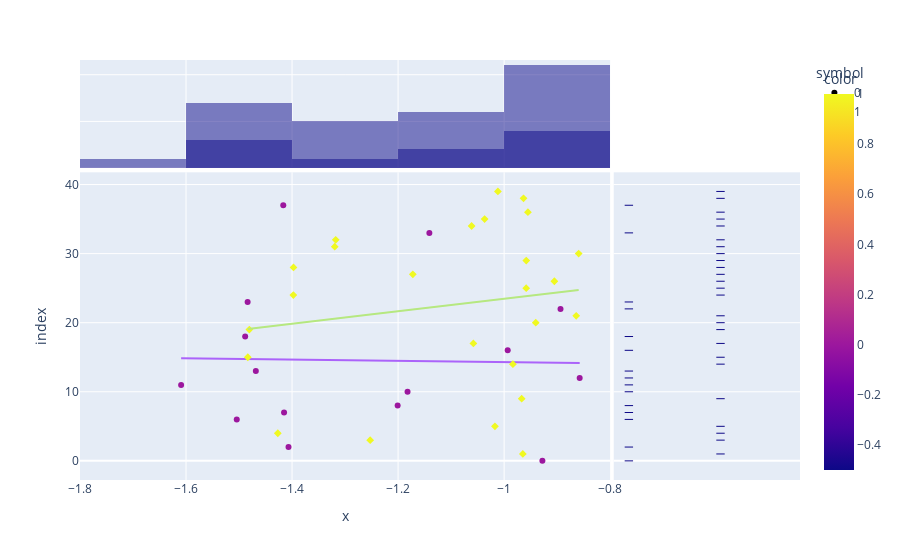

Write notebook code for a chart like this one.
### Markdown cell above
## xgboost

### Code cell
print(classification_report(y_test, y_pred_xg))
fig = px.scatter(x_embed[:,0],x_embed[:,1],color=y_test, symbol=y_test, marginal_x = 'histogram', marginal_y = 'rug', trendline = 'ols')
fig.show()

px.scatter(x_embed[:,0],x_embed[:,1],color=y_pred_xg, symbol=y_pred_xg, marginal_x = 'histogram', marginal_y = 'rug', trendline = 'ols')

### Figure 1 — Plotly figure (JSON) as saved in the notebook; plotly's stock layout.template omitted (floating-point values rounded to 4 significant figures)
{"data": [{"hovertemplate": "symbol=0<br>x=%{x}<br>index=%{y}<br>color=%{marker.color}<extra></extra>", "legendgroup": "0", "marker": {"color": [0, 0, 0, 0, 0, 0, 0, 0, 0, 0, 0, 0, 0, 0, 0], "coloraxis": "coloraxis", "symbol": "circle"}, "mode": "markers", "name": "0", "orientation": "h", "showlegend": true, "type": "scatter", "x": [-0.9278, -1.407, -1.504, -1.415, -1.201, -1.182, -1.609, -0.8575, -1.468, -0.9932, -1.488, -0.8936, -1.484, -1.141, -1.417], "xaxis": "x", "y": [0, 2, 6, 7, 8, 10, 11, 12, 13, 16, 18, 22, 23, 33, 37], "yaxis": "y"}, {"alignmentgroup": "True", "bingroup": "x", "hovertemplate": "symbol=0<br>x=%{x}<br>count=%{y}<extra></extra>", "legendgroup": "0", "marker": {"color": "#0d0887"}, "name": "0", "offsetgroup": "0", "opacity": 0.5, "showlegend": false, "type": "histogram", "x": [-0.9278, -1.407, -1.504, -1.415, -1.201, -1.182, -1.609, -0.8575, -1.468, -0.9932, -1.488, -0.8936, -1.484, -1.141, -1.417], "xaxis": "x3", "yaxis": "y3"}, {"alignmentgroup": "True", "boxpoints": "all", "fillcolor": "rgba(255,255,255,0)", "hoveron": "points", "hovertemplate": "symbol=0<br>index=%{y}<extra></extra>", "jitter": 0, "legendgroup": "0", "line": {"color": "rgba(255,255,255,0)"}, "marker": {"color": "#0d0887", "symbol": "line-ew-open"}, "name": "0", "offsetgroup": "0", "showlegend": false, "type": "box", "xaxis": "x2", "y": [0, 2, 6, 7, 8, 10, 11, 12, 13, 16, 18, 22, 23, 33, 37], "yaxis": "y2"}, {"hovertemplate": "<b>OLS trendline</b><br>index = -0.91558 * x + 13.3743<br>R<sup>2</sup>=0.000480<br><br>symbol=0<br>x=%{x}<br>index=%{y} <b>(trend)</b><extra></extra>", "legendgroup": "0", "marker": {"symbol": "circle"}, "mode": "lines", "name": "0", "showlegend": false, "type": "scatter", "x": [-1.609, -1.504, -1.488, -1.484, -1.468, -1.417, -1.415, -1.407, -1.201, -1.182, -1.141, -0.9932, -0.9278, -0.8936, -0.8575], "xaxis": "x", "y": [14.85, 14.75, 14.74, 14.73, 14.72, 14.67, 14.67, 14.66, 14.47, 14.46, 14.42, 14.28, 14.22, 14.19, 14.16], "yaxis": "y"}, {"hovertemplate": "symbol=1<br>x=%{x}<br>index=%{y}<br>color=%{marker.color}<extra></extra>", "legendgroup": "1", "marker": {"color": [1, 1, 1, 1, 1, 1, 1, 1, 1, 1, 1, 1, 1, 1, 1, 1, 1, 1, 1, 1, 1, 1, 1, 1, 1], "coloraxis": "coloraxis", "symbol": "diamond"}, "mode": "markers", "name": "1", "orientation": "h", "showlegend": true, "type": "scatter", "x": [-0.9647, -1.253, -1.427, -1.017, -0.9668, -0.9834, -1.483, -1.058, -1.481, -0.9403, -0.864, -1.398, -0.9583, -0.9052, -1.172, -1.397, -0.9582, -0.8594, -1.319, -1.318, -1.061, -1.037, -0.9551, -0.9634, -1.012], "xaxis": "x", "y": [1, 3, 4, 5, 9, 14, 15, 17, 19, 20, 21, 24, 25, 26, 27, 28, 29, 30, 31, 32, 34, 35, 36, 38, 39], "yaxis": "y"}, {"alignmentgroup": "True", "bingroup": "x", "hovertemplate": "symbol=1<br>x=%{x}<br>count=%{y}<extra></extra>", "legendgroup": "1", "marker": {"color": "#0d0887"}, "name": "1", "offsetgroup": "1", "opacity": 0.5, "showlegend": false, "type": "histogram", "x": [-0.9647, -1.253, -1.427, -1.017, -0.9668, -0.9834, -1.483, -1.058, -1.481, -0.9403, -0.864, -1.398, -0.9583, -0.9052, -1.172, -1.397, -0.9582, -0.8594, -1.319, -1.318, -1.061, -1.037, -0.9551, -0.9634, -1.012], "xaxis": "x3", "yaxis": "y3"}, {"alignmentgroup": "True", "boxpoints": "all", "fillcolor": "rgba(255,255,255,0)", "hoveron": "points", "hovertemplate": "symbol=1<br>index=%{y}<extra></extra>", "jitter": 0, "legendgroup": "1", "line": {"color": "rgba(255,255,255,0)"}, "marker": {"color": "#0d0887", "symbol": "line-ew-open"}, "name": "1", "offsetgroup": "1", "showlegend": false, "type": "box", "xaxis": "x2", "y": [1, 3, 4, 5, 9, 14, 15, 17, 19, 20, 21, 24, 25, 26, 27, 28, 29, 30, 31, 32, 34, 35, 36, 38, 39], "yaxis": "y2"}, {"hovertemplate": "<b>OLS trendline</b><br>index = 9.0542 * x + 32.5307<br>R<sup>2</sup>=0.026537<br><br>symbol=1<br>x=%{x}<br>index=%{y} <b>(trend)</b><extra></extra>", "legendgroup": "1", "marker": {"symbol": "diamond"}, "mode": "lines", "name": "1", "showlegend": false, "type": "scatter", "x": [-1.483, -1.481, -1.427, -1.398, -1.397, -1.319, -1.318, -1.253, -1.172, -1.061, -1.058, -1.037, -1.017, -1.012, -0.9834, -0.9668, -0.9647, -0.9634, -0.9583, -0.9582, -0.9551, -0.9403, -0.9052, -0.864, -0.8594], "xaxis": "x", "y": [19.1, 19.13, 19.61, 19.88, 19.88, 20.58, 20.6, 21.19, 21.92, 22.92, 22.95, 23.14, 23.32, 23.37, 23.63, 23.78, 23.8, 23.81, 23.85, 23.86, 23.88, 24.02, 24.34, 24.71, 24.75], "yaxis": "y"}], "layout": {"barmode": "overlay", "coloraxis": {"colorbar": {"title": {"text": "color"}}, "colorscale": [[0, "#0d0887"], [0.1111, "#46039f"], [0.2222, "#7201a8"], [0.3333, "#9c179e"], [0.4444, "#bd3786"], [0.5556, "#d8576b"], [0.6667, "#ed7953"], [0.7778, "#fb9f3a"], [0.8889, "#fdca26"], [1, "#f0f921"]]}, "legend": {"title": {"text": "symbol"}, "tracegroupgap": 0}, "margin": {"t": 60}, "xaxis": {"anchor": "y", "domain": [0, 0.7363], "title": {"text": "x"}}, "xaxis2": {"anchor": "y2", "domain": [0.7413, 1], "matches": "x2", "showgrid": false, "showline": false, "showticklabels": false, "ticks": ""}, "xaxis3": {"anchor": "y3", "domain": [0, 0.7363], "matches": "x", "showgrid": true, "showticklabels": false}, "xaxis4": {"anchor": "y4", "domain": [0.7413, 1], "matches": "x2", "showgrid": false, "showline": false, "showticklabels": false, "ticks": ""}, "yaxis": {"anchor": "x", "domain": [0, 0.7326], "title": {"text": "index"}}, "yaxis2": {"anchor": "x2", "domain": [0, 0.7326], "matches": "y", "showgrid": true, "showticklabels": false}, "yaxis3": {"anchor": "x3", "domain": [0.7426, 1], "matches": "y3", "showgrid": true, "showline": false, "showticklabels": false, "ticks": ""}, "yaxis4": {"anchor": "x4", "domain": [0.7426, 1], "matches": "y3", "showgrid": true, "showline": false, "showticklabels": false, "ticks": ""}}}
